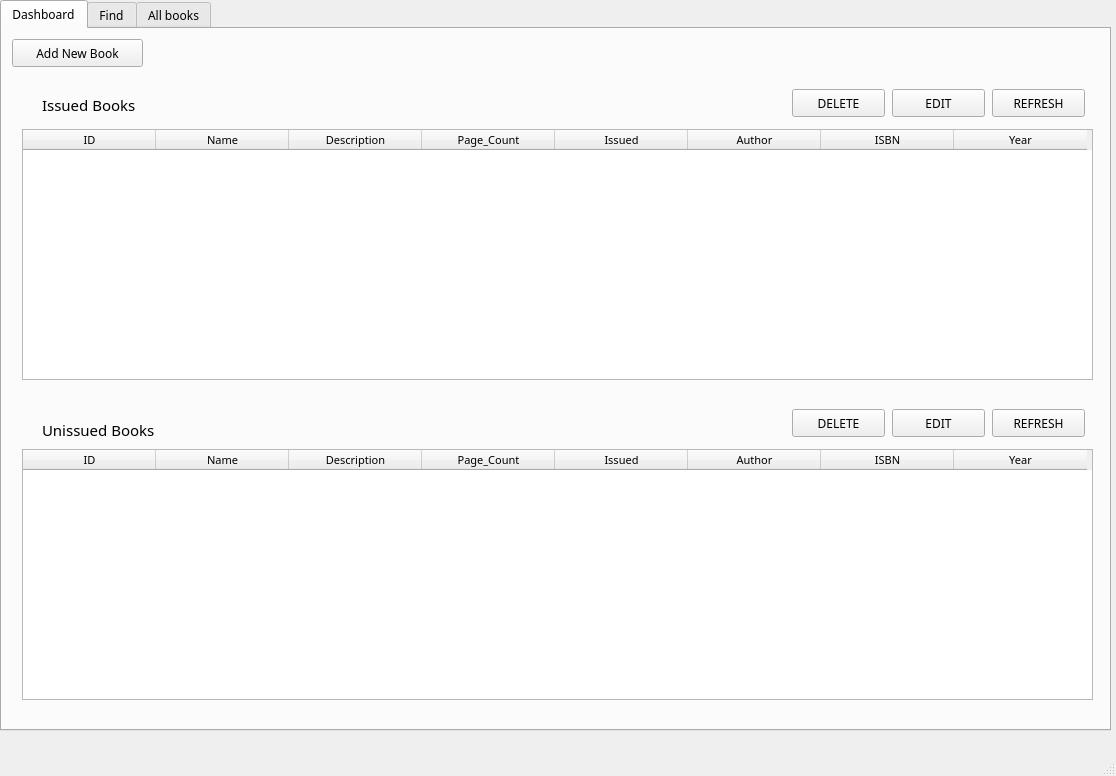
<?xml version="1.0" encoding="UTF-8"?>
<ui version="4.0">
 <class>MainWindow</class>
 <widget class="QMainWindow" name="MainWindow">
  <property name="geometry">
   <rect>
    <x>0</x>
    <y>0</y>
    <width>1116</width>
    <height>776</height>
   </rect>
  </property>
  <property name="windowTitle">
   <string>MainWindow</string>
  </property>
  <widget class="QWidget" name="centralwidget">
   <widget class="QTabWidget" name="tabWidget">
    <property name="geometry">
     <rect>
      <x>0</x>
      <y>0</y>
      <width>1111</width>
      <height>731</height>
     </rect>
    </property>
    <property name="font">
     <font>
      <family>Cascadia Code</family>
      <pointsize>9</pointsize>
     </font>
    </property>
    <property name="currentIndex">
     <number>0</number>
    </property>
    <widget class="QWidget" name="dashboard_tab">
     <attribute name="title">
      <string>Dashboard</string>
     </attribute>
     <widget class="QPushButton" name="new_book_button">
      <property name="geometry">
       <rect>
        <x>10</x>
        <y>10</y>
        <width>131</width>
        <height>28</height>
       </rect>
      </property>
      <property name="font">
       <font>
        <family>Cascadia Code</family>
        <pointsize>9</pointsize>
        <weight>50</weight>
        <bold>false</bold>
       </font>
      </property>
      <property name="text">
       <string>Add New Book</string>
      </property>
     </widget>
     <widget class="QLabel" name="label">
      <property name="geometry">
       <rect>
        <x>40</x>
        <y>60</y>
        <width>141</width>
        <height>31</height>
       </rect>
      </property>
      <property name="font">
       <font>
        <family>Cascadia Code</family>
        <pointsize>11</pointsize>
        <italic>false</italic>
       </font>
      </property>
      <property name="text">
       <string>Issued Books</string>
      </property>
     </widget>
     <widget class="QLabel" name="label_2">
      <property name="geometry">
       <rect>
        <x>40</x>
        <y>390</y>
        <width>161</width>
        <height>21</height>
       </rect>
      </property>
      <property name="font">
       <font>
        <family>Cascadia Code</family>
        <pointsize>11</pointsize>
       </font>
      </property>
      <property name="text">
       <string>Unissued Books</string>
      </property>
     </widget>
     <widget class="QPushButton" name="pushButton">
      <property name="geometry">
       <rect>
        <x>790</x>
        <y>60</y>
        <width>93</width>
        <height>28</height>
       </rect>
      </property>
      <property name="font">
       <font>
        <family>Cascadia Code</family>
        <pointsize>9</pointsize>
        <italic>false</italic>
       </font>
      </property>
      <property name="text">
       <string>DELETE</string>
      </property>
     </widget>
     <widget class="QPushButton" name="pushButton_2">
      <property name="geometry">
       <rect>
        <x>790</x>
        <y>380</y>
        <width>93</width>
        <height>28</height>
       </rect>
      </property>
      <property name="text">
       <string>DELETE</string>
      </property>
     </widget>
     <widget class="QPushButton" name="pushButton_4">
      <property name="geometry">
       <rect>
        <x>990</x>
        <y>60</y>
        <width>93</width>
        <height>28</height>
       </rect>
      </property>
      <property name="text">
       <string>REFRESH</string>
      </property>
     </widget>
     <widget class="QPushButton" name="pushButton_5">
      <property name="geometry">
       <rect>
        <x>890</x>
        <y>380</y>
        <width>93</width>
        <height>28</height>
       </rect>
      </property>
      <property name="font">
       <font>
        <family>Cascadia Code</family>
        <pointsize>9</pointsize>
       </font>
      </property>
      <property name="text">
       <string>EDIT</string>
      </property>
     </widget>
     <widget class="QPushButton" name="pushButton_6">
      <property name="geometry">
       <rect>
        <x>890</x>
        <y>60</y>
        <width>93</width>
        <height>28</height>
       </rect>
      </property>
      <property name="text">
       <string>EDIT</string>
      </property>
     </widget>
     <widget class="QPushButton" name="pushButton_7">
      <property name="geometry">
       <rect>
        <x>990</x>
        <y>380</y>
        <width>93</width>
        <height>28</height>
       </rect>
      </property>
      <property name="text">
       <string>REFRESH</string>
      </property>
     </widget>
     <widget class="QTableWidget" name="issued_books_table">
      <property name="geometry">
       <rect>
        <x>20</x>
        <y>100</y>
        <width>1071</width>
        <height>251</height>
       </rect>
      </property>
      <property name="font">
       <font>
        <pointsize>8</pointsize>
       </font>
      </property>
      <property name="columnCount">
       <number>8</number>
      </property>
      <attribute name="horizontalHeaderDefaultSectionSize">
       <number>133</number>
      </attribute>
      <column>
       <property name="text">
        <string>ID</string>
       </property>
      </column>
      <column>
       <property name="text">
        <string>Name</string>
       </property>
      </column>
      <column>
       <property name="text">
        <string>Description</string>
       </property>
      </column>
      <column>
       <property name="text">
        <string>Page_Count</string>
       </property>
      </column>
      <column>
       <property name="text">
        <string>Issued</string>
       </property>
      </column>
      <column>
       <property name="text">
        <string>Author</string>
       </property>
      </column>
      <column>
       <property name="text">
        <string>ISBN</string>
       </property>
      </column>
      <column>
       <property name="text">
        <string>Year</string>
       </property>
      </column>
     </widget>
     <widget class="QTableWidget" name="unissued_books_table">
      <property name="geometry">
       <rect>
        <x>20</x>
        <y>420</y>
        <width>1071</width>
        <height>251</height>
       </rect>
      </property>
      <property name="font">
       <font>
        <pointsize>8</pointsize>
       </font>
      </property>
      <property name="columnCount">
       <number>8</number>
      </property>
      <attribute name="horizontalHeaderDefaultSectionSize">
       <number>133</number>
      </attribute>
      <column>
       <property name="text">
        <string>ID</string>
       </property>
      </column>
      <column>
       <property name="text">
        <string>Name</string>
       </property>
      </column>
      <column>
       <property name="text">
        <string>Description</string>
       </property>
      </column>
      <column>
       <property name="text">
        <string>Page_Count</string>
       </property>
      </column>
      <column>
       <property name="text">
        <string>Issued</string>
       </property>
      </column>
      <column>
       <property name="text">
        <string>Author</string>
       </property>
      </column>
      <column>
       <property name="text">
        <string>ISBN</string>
       </property>
      </column>
      <column>
       <property name="text">
        <string>Year</string>
       </property>
      </column>
     </widget>
    </widget>
    <widget class="QWidget" name="find_books_tab">
     <attribute name="title">
      <string>Find</string>
     </attribute>
     <widget class="QLabel" name="label_3">
      <property name="geometry">
       <rect>
        <x>20</x>
        <y>20</y>
        <width>111</width>
        <height>21</height>
       </rect>
      </property>
      <property name="text">
       <string>Search Books</string>
      </property>
     </widget>
     <widget class="QPushButton" name="pushButton_3">
      <property name="geometry">
       <rect>
        <x>730</x>
        <y>10</y>
        <width>93</width>
        <height>31</height>
       </rect>
      </property>
      <property name="text">
       <string>Search</string>
      </property>
     </widget>
     <widget class="QLineEdit" name="lineEdit">
      <property name="geometry">
       <rect>
        <x>140</x>
        <y>11</y>
        <width>581</width>
        <height>31</height>
       </rect>
      </property>
     </widget>
     <widget class="QTableWidget" name="search_table">
      <property name="geometry">
       <rect>
        <x>20</x>
        <y>60</y>
        <width>1071</width>
        <height>621</height>
       </rect>
      </property>
      <property name="font">
       <font>
        <pointsize>8</pointsize>
       </font>
      </property>
      <property name="columnCount">
       <number>8</number>
      </property>
      <attribute name="horizontalHeaderDefaultSectionSize">
       <number>133</number>
      </attribute>
      <column>
       <property name="text">
        <string>ID</string>
       </property>
      </column>
      <column>
       <property name="text">
        <string>Name</string>
       </property>
      </column>
      <column>
       <property name="text">
        <string>Description</string>
       </property>
      </column>
      <column>
       <property name="text">
        <string>Page_Count</string>
       </property>
      </column>
      <column>
       <property name="text">
        <string>Issued</string>
       </property>
      </column>
      <column>
       <property name="text">
        <string>Author</string>
       </property>
      </column>
      <column>
       <property name="text">
        <string>ISBN</string>
       </property>
      </column>
      <column>
       <property name="text">
        <string>Year</string>
       </property>
      </column>
     </widget>
    </widget>
    <widget class="QWidget" name="all_books_tab">
     <attribute name="title">
      <string>All books</string>
     </attribute>
     <widget class="QPushButton" name="pushButton_8">
      <property name="geometry">
       <rect>
        <x>20</x>
        <y>20</y>
        <width>93</width>
        <height>28</height>
       </rect>
      </property>
      <property name="text">
       <string>REFRESH</string>
      </property>
     </widget>
     <widget class="QTableWidget" name="allbooks_table">
      <property name="geometry">
       <rect>
        <x>20</x>
        <y>60</y>
        <width>1071</width>
        <height>621</height>
       </rect>
      </property>
      <property name="font">
       <font>
        <pointsize>8</pointsize>
       </font>
      </property>
      <property name="columnCount">
       <number>8</number>
      </property>
      <attribute name="horizontalHeaderDefaultSectionSize">
       <number>133</number>
      </attribute>
      <column>
       <property name="text">
        <string>ID</string>
       </property>
      </column>
      <column>
       <property name="text">
        <string>Name</string>
       </property>
      </column>
      <column>
       <property name="text">
        <string>Description</string>
       </property>
      </column>
      <column>
       <property name="text">
        <string>Page_Count</string>
       </property>
      </column>
      <column>
       <property name="text">
        <string>Issued</string>
       </property>
      </column>
      <column>
       <property name="text">
        <string>Author</string>
       </property>
      </column>
      <column>
       <property name="text">
        <string>ISBN</string>
       </property>
      </column>
      <column>
       <property name="text">
        <string>Year</string>
       </property>
      </column>
     </widget>
    </widget>
   </widget>
  </widget>
  <widget class="QMenuBar" name="menubar">
   <property name="geometry">
    <rect>
     <x>0</x>
     <y>0</y>
     <width>1116</width>
     <height>26</height>
    </rect>
   </property>
  </widget>
  <widget class="QStatusBar" name="statusbar"/>
 </widget>
 <resources/>
 <connections/>
</ui>
